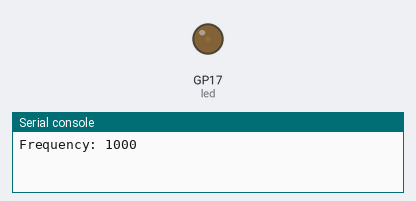
Simulated run of this program. Board: Raspberry Pi Pico running MicroPython. Parts: output pins drawn as LEDs (lit = HIGH), the last lines printed to the serial console.

Above: at 0.1 s.
At 5.0 s:
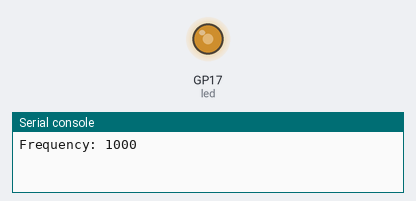
At 8.5 s:
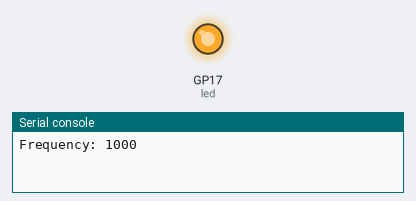
At 14.8 s:
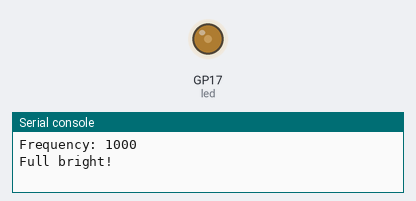
Timing chart, 0 to 22.0 s (numbered marks = the images above):
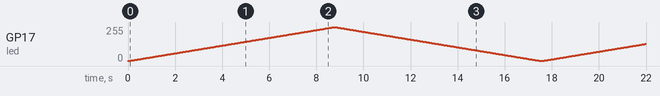

The program:

lab4a.py
```python
# Author: J.E. Tannenbaum
# Initial Release: 01/13/2022
# Using Pulse Width Modulation to control LED
from machine import Pin, PWM
from time import sleep

# Define the pwm for the led
led = PWM(Pin(17))

# Set up the list of frequencies
frequencyList = [1000, 500, 100, 50, 40, 30, 20, 10]

# run through the list
for frequency in frequencyList:

    # define the pwm frequency
    led.freq(frequency)
    print('Frequency: ' + str(frequency))

    # Loop from completely off to completely on
    for dutyCycle in range(65535):
        led.duty_u16(dutyCycle)
        sleep(0.0001)

    print('Full bright!')

    # Loop from completely on to completely off
    for dutyCycle in range(65535, 0, -1):
        led.duty_u16(dutyCycle)
        sleep(0.0001)

    print('Full off!')
```
